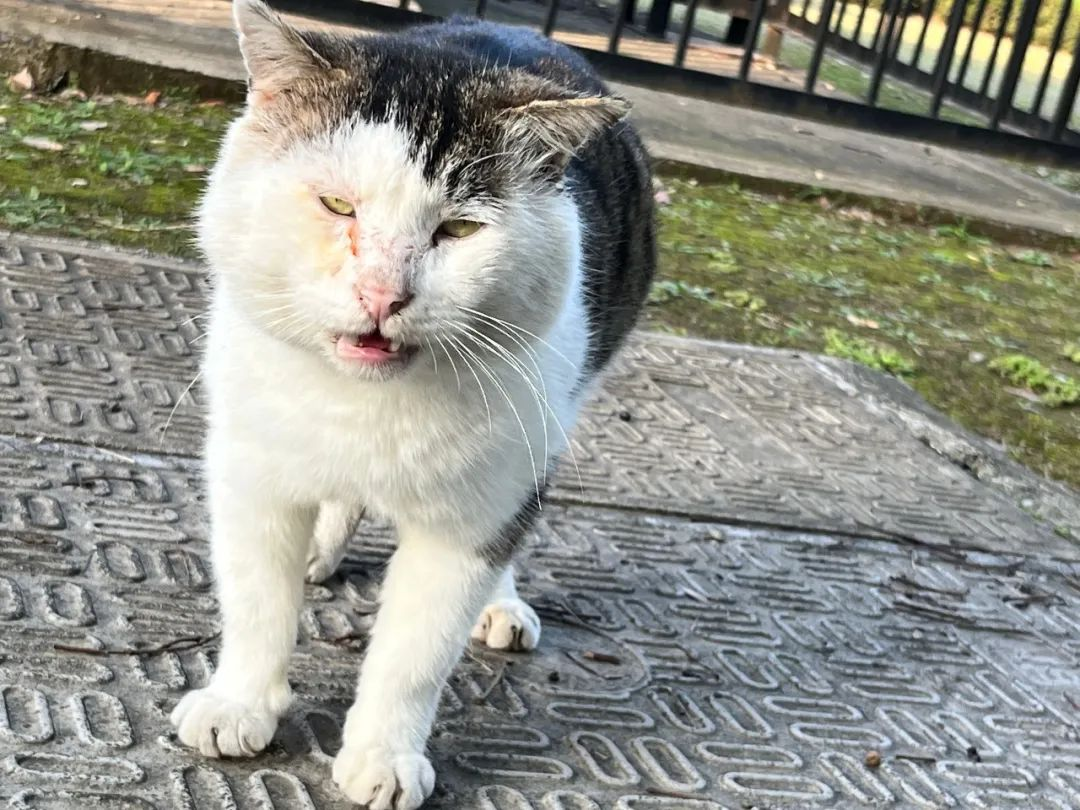
#> input picture data/photos/1.短尾.jpg, 1080 x 810 px; its folder holds 4 pictures in this run
$ python '训练数据.py'
#> lines starting #> are read from the running program, lines starting #| are printed output that depends on the picture
import os
import cv2
import sys
from PIL import Image
import numpy as np

def getImageAndLabels(path):
#> called with path = './data/photos/'
    facesSamples=[]
    ids=[]
    imagePaths=[os.path.join(path,f) for f in os.listdir(path)]
    #检测猫脸
    face_detector =  cv2.CascadeClassifier('C:/Users/33718/Desktop/face/catface/data/haarcascades/haarcascade_frontalcatface_extended.xml')
    #打印数组imagePaths
    print('数据排列：',imagePaths)
    #遍历列表中的图片
    for imagePath in imagePaths:
        #打开图片,黑白化
        PIL_img=Image.open(imagePath).convert('L')
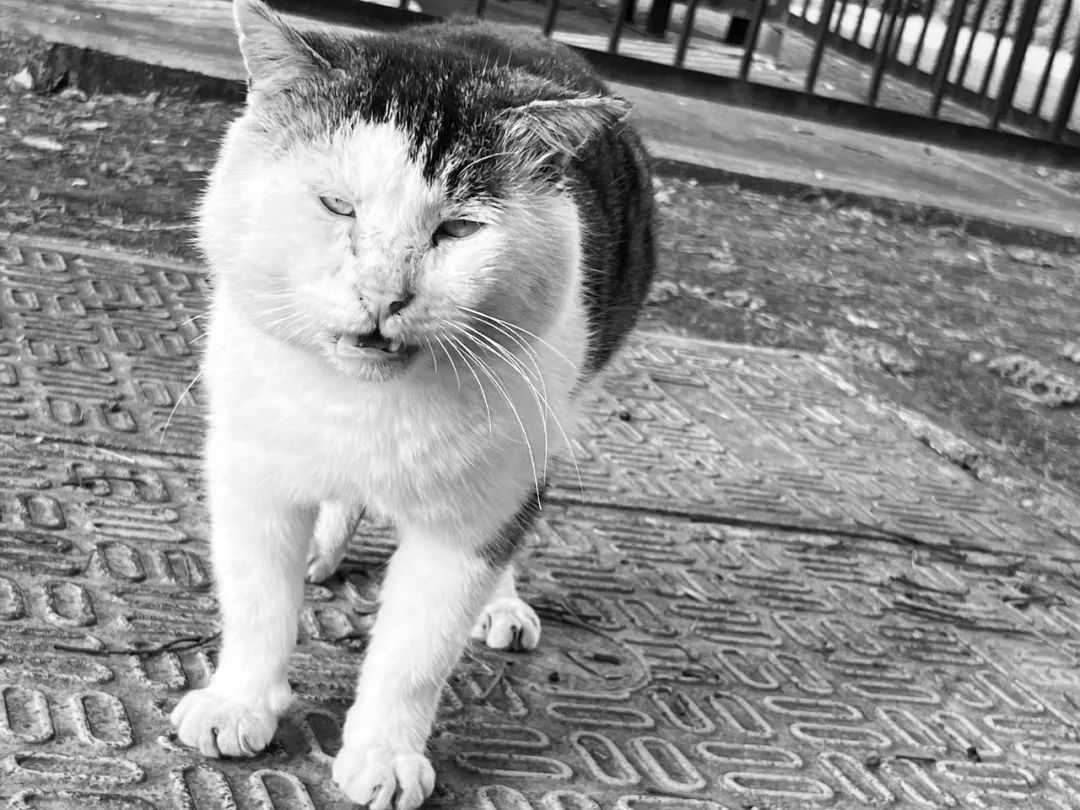
#> PIL_img: PIL image 1080x810 L; min 0, max 255, mean 144.1
        #将图像转换为数组，以黑白深浅
       # PIL_img = cv2.resize(PIL_img, dsize=(400, 400))
        img_numpy=np.array(PIL_img,'uint8')
        #获取图片人脸特征
        faces = face_detector.detectMultiScale(img_numpy)
#> faces = ()
        #获取每张图片的id和姓名
        id = int(os.path.split(imagePath)[1].split('.')[0])
        #预防无面容照片
        for x,y,w,h in faces:
            ids.append(id)
            facesSamples.append(img_numpy[y:y+h,x:x+w])
#> this loop made 0 passes
#> after the loop, facesSamples = []; ids = []
        #打印脸部特征和id
        #print('fs:', facesSamples)
        print('id:', id)
        # print('fs:', facesSamples[id])
    print('fs:', facesSamples)
    #print('脸部例子：',facesSamples[0])
    #print('身份信息：',ids[0])
    return facesSamples,ids

if __name__ == '__main__':
    #图片路径
    path='./data/photos/'
    #获取图像数组和id标签数组和姓名
    faces,ids=getImageAndLabels(path)
    #获取训练对象
    recognizer=cv2.face.LBPHFaceRecognizer_create()
    #recognizer.train(faces,names)#np.array(ids)
    recognizer.train(faces,np.array(ids))
    #保存文件
    recognizer.write('trainer/trainerCat.yml')
    #save_to_file('names.txt',names)
